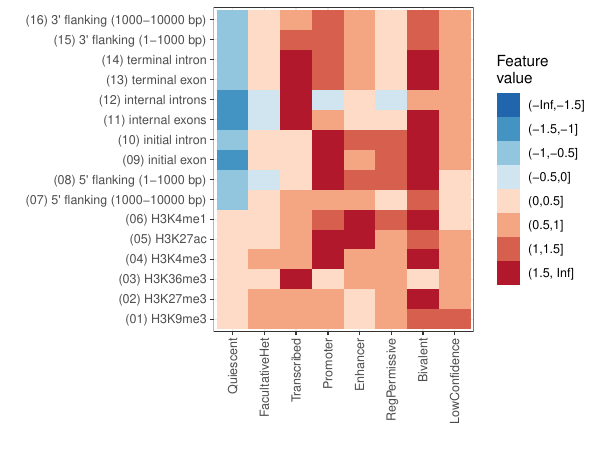

Here is the R script that generated this plot:

require(Cairo)
require(ggplot2)
require(RColorBrewer)

data <- read.delim("./stats/mean_feature_vals.tab", header=TRUE)

data$bio_label <- ordered(data$bio_label, c('Quiescent', 'ConstitutiveHet', 'FacultativeHet', 'Transcribed', 'Promoter', 'Enhancer', 'RegPermissive', 'Bivalent', 'LowConfidence'))
data$feature_mean_disc <- cut(data$feature_mean, breaks=c(-Inf, -1.5, -1.0, -0.5, 0, 0.5, 1.0, 1.5, Inf))
palette="RdBu"
colors <- brewer.pal(palette, n=length(levels(data$feature_mean_disc)))
color_mapping <- levels(data$feature_mean_disc)
colors <- rev(colors)

p <- ggplot(data) +
  aes(x=bio_label, y=feature_name, fill=feature_mean_disc) +
  geom_tile() +
  scale_fill_manual(values=colors, breaks=color_mapping, drop=FALSE, name="Feature
value") +
  scale_y_discrete(name="") +
  scale_x_discrete(name="") +
  theme_bw() +
  theme(axis.text.x = element_text(angle = 90, hjust = 1, vjust = 0.5))
ggsave("stats/mean_feature_vals.pdf", p, width=6, height=4.5, units="in")
